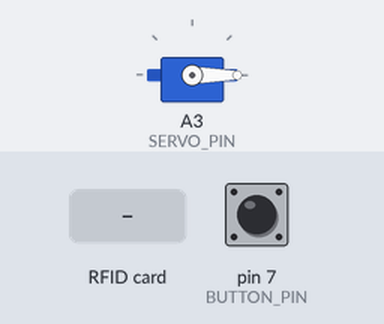
Bench run of a sketch on a simulated Arduino Uno, built with avr-gcc and run on an emulated ATmega328P. Shown: servo. The test bench sets the inputs (shaded band); at power-on: pin 7 (BUTTON_PIN) HIGH. What the sketch prints to the serial monitor is not drawn.

Above: at 1.8 s.
1.9 s: RFID card 5E 7A 19 C4 held to the reader
At 2.3 s:
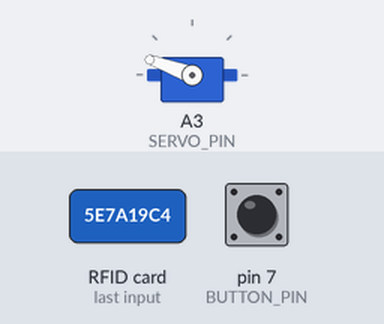
3.4 s: pin 7 (BUTTON_PIN) pulled LOW for 0.15 s
6.5 s: pin 7 (BUTTON_PIN) pulled LOW for 3.2 s
Timing chart, 0 to 9.9 s (numbered marks = the images above; inputs shaded):
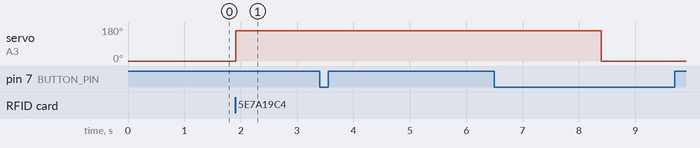

Measured:
- after the input at 1.9 s, servo on A3 (SERVO_PIN): 0° → 160° at once
- after the input at 3.4 s, every drawn part: stays the same

The sketch:

IoT_Asset_Lock.ino
```cpp
// -------------------- LIB'S --------------------

#include <SPI.h>
#include <MFRC522.h>

#include <Servo.h>

// -------------------- RFID READERS --------------------

#define RST_PIN         10          // Configurable, see typical pin layout above
#define SS_1_PIN        9         // Configurable, take a unused pin, only HIGH/LOW required, must be diffrent to SS 2
#define SS_2_PIN        8          // Configurable, take a unused pin, only HIGH/LOW required, must be diffrent to SS 1

#define TAG_READER      0
#define ASSET_READER    1

#define NUMBER_OF_CARD_PRESENT_CHECKS 5

byte ssPins[] = {SS_1_PIN, SS_2_PIN};
MFRC522 mfrc522[2];   // Create MFRC522 instance.

int numberOfDropsRead = 0;

// -------------------- BUTTON --------------------

#define CLOSE_DOOR_AFTER_ASSET_PUT_IN_TIME 5000       // ms
#define CLOSE_DOOR_AFTER_ASSET_TAKEN_OUT_TIME 5000    // ms
#define CLOSE_DOOR_IF_ASSET_NOT_TAKEN_OUT_TIME 10000  // ms
#define CLOSE_DOOR_IF_ASSET_NOT_PUT_IN_TIME 10000     // ms
#define CLOSE_DOOR_DELAY  500                         // ms

#define BUTTON_PIN 7
boolean assetIsIn = true;
unsigned long assetTakenOutTime = 0;
unsigned long assetPutInTime = 0;

boolean assetIsBeingTakenOut = false;

// -------------------- SERVO --------------------

#define SERVO_PIN A3

#define DOOR_OPEN_ANGLE 160 // Degrees
#define DOOR_CLOSE_ANGLE 0  // Degrees

Servo doorServo;
boolean doorIsOpen = false;
unsigned long doorOpenTime = 0;

// -------------------- SETUP --------------------

void setup() {

  // -------------------- SERIAL --------------------

  Serial.begin(115200); // Initialize serial communications with the PC

  // -------------------- RFID READERS --------------------

  for (uint8_t reader = 0; reader < 2; reader++) {
    pinMode(ssPins[reader], OUTPUT);
    digitalWrite(ssPins[reader], HIGH);
  }

  SPI.begin();        // Init SPI bus

  for (uint8_t reader = 0; reader < 2; reader++) {
    mfrc522[reader].PCD_Init(ssPins[reader], RST_PIN); // Init each MFRC522 card
  }

  // -------------------- SERVO --------------------

  doorServo.attach(SERVO_PIN);
  closeDoor();

  // -------------------- BUTTON --------------------

  pinMode(BUTTON_PIN, INPUT_PULLUP);

}

/**
   Main loop.
*/
void loop() {

  unsigned long currentMillis = millis();

  if (!doorIsOpen) {

    // When a tag is detected
    if (mfrc522[TAG_READER].PICC_IsNewCardPresent() && mfrc522[TAG_READER].PICC_ReadCardSerial()) {

      // Determine if asset is being put in or taken out
      if (!digitalRead(BUTTON_PIN) /*getCardStatus(ASSET_READER, true)*/) {
        assetIsBeingTakenOut = true;
        assetIsIn = true;
      } else {
        assetIsBeingTakenOut = false;
        assetIsIn = false;
      }

      // Open the door
      openDoor(currentMillis);

      // Halt PICC & Stop encryption on PCD
      mfrc522[TAG_READER].PICC_HaltA();
      mfrc522[TAG_READER].PCD_StopCrypto1();

    }

  }

  if (assetIsBeingTakenOut) {

    // If the asset was just taken out, record the time that happened
    if (doorIsOpen && assetIsIn) {
      if (digitalRead(BUTTON_PIN)) {
        assetTakenOutTime = currentMillis;
        assetIsIn = false;
      }
    }

    // If enough time has passed since the asset was taken out, close the door
    if (doorIsOpen && !assetIsIn && currentMillis - doorOpenTime > CLOSE_DOOR_AFTER_ASSET_TAKEN_OUT_TIME) {
      closeDoor();
      Serial.println("Closed (1)");

      // Determine if the asset was actually taken out
      if (digitalRead(BUTTON_PIN)/*!getCardStatus(ASSET_READER, false)*/) {
        // Print info to PC
        Serial.print("out,");
        dump_byte_array(mfrc522[TAG_READER].uid.uidByte, mfrc522[TAG_READER].uid.size);
        //Serial.print(",");
        //Serial.print(numberOfDropsRead);
        Serial.println();
      }

    }

    // If the door has been open for too long and the asset not taken out, close the door
    if (doorIsOpen && assetIsIn && currentMillis - assetTakenOutTime > CLOSE_DOOR_IF_ASSET_NOT_TAKEN_OUT_TIME) {
      closeDoor();
      Serial.println("Closed (2)");
    }

  } else {

    // If the asset was put in, record the time that happened
    if (!assetIsIn && !digitalRead(BUTTON_PIN)) {
      assetIsIn = true;
      assetPutInTime = currentMillis;
    }

    // If enough time has passed since the asset was put in, close the door
    if (doorIsOpen && assetIsIn && currentMillis - assetPutInTime > CLOSE_DOOR_AFTER_ASSET_PUT_IN_TIME) {
      closeDoor();
      Serial.println("Closed (3)");

      // Determine if the asset was actually put in
      if (!digitalRead(BUTTON_PIN)/*getCardStatus(ASSET_READER, false)*/) {

        numberOfDropsRead = getNumberOfDrops();
        //Serial.print("Drops: ");
        //Serial.println(numberOfDropsRead);

        // Print info to PC
        Serial.print("in,");
        dump_byte_array(mfrc522[TAG_READER].uid.uidByte, mfrc522[TAG_READER].uid.size);
        Serial.print(",");
        Serial.print(numberOfDropsRead);
        Serial.println();
      }

    }

    // If the door has been open for too long and the asset not put in, close the door
    if (doorIsOpen && !assetIsIn && currentMillis - doorOpenTime > CLOSE_DOOR_IF_ASSET_NOT_PUT_IN_TIME) {
      closeDoor();
      Serial.println("Closed (4)");
    }

  }

}

void closeDoor() {
  doorServo.write(DOOR_CLOSE_ANGLE);
  doorIsOpen = false;
  delay(CLOSE_DOOR_DELAY);
}

void openDoor(unsigned long currentMillis) {
  doorServo.write(DOOR_OPEN_ANGLE);
  doorIsOpen = true;
  doorOpenTime = currentMillis;
  assetTakenOutTime = currentMillis;
}

int getNumberOfDrops() {

  // Prepare key - all keys are set to FFFFFFFFFFFFh at chip delivery from the factory.
  MFRC522::MIFARE_Key key;
  for (byte i = 0; i < 6; i++) key.keyByte[i] = 0xFF;

  byte buffer[18];
  for (byte i = 0; i < 18; i++) buffer[i] = 0;
  byte block = 9;
  byte bufferLen = 18;
  MFRC522::StatusCode status;

  ///*
  //Serial.println(F("Getting card..."));

  unsigned long startTime = millis();

  while (1) {
    if(millis() - startTime > 1000) {
      return -1;
    }
    if (mfrc522[ASSET_READER].PICC_IsNewCardPresent() && mfrc522[ASSET_READER].PICC_ReadCardSerial()) {
      break;
    }
  }

  //byte bufferATQA[2];
  //byte bufferSize = sizeof(bufferATQA);
  //mfrc522[ASSET_READER].PICC_WakeupA(bufferATQA, bufferSize);
  //*/

  //Serial.println(F("Authenticating using key A..."));
  status = mfrc522[ASSET_READER].PCD_Authenticate(MFRC522::PICC_CMD_MF_AUTH_KEY_A, block, &key, &(mfrc522[ASSET_READER].uid));
  if (status != MFRC522::STATUS_OK) {
    //Serial.print(F("PCD_Authenticate() failed: "));
    //Serial.println(mfrc522[ASSET_READER].GetStatusCodeName(status));
    return;
  }
  //else Serial.println(F("PCD_Authenticate() success: "));

  // Write block
  status = mfrc522[ASSET_READER].MIFARE_Read(block, buffer, &bufferLen);
  if (status != MFRC522::STATUS_OK) {
    //Serial.print(F("MIFARE_Read() failed: "));
    //Serial.println(mfrc522[ASSET_READER].GetStatusCodeName(status));
    return;
  }
  //else Serial.println(F("MIFARE_Read() success: "));

  return buffer[0];

}

int getCardStatus(int readerIndex, boolean getDrops) {

  for (int i = 0; i < NUMBER_OF_CARD_PRESENT_CHECKS; i++) {
    if (mfrc522[readerIndex].PICC_IsNewCardPresent()) {

      //if (getDrops) {
      //  numberOfDropsRead = getNumberOfDrops();
      //}

      return true;
    }
  }

  return false;

}

// Helper routine to dump a byte array as hex values to Serial.
void dump_byte_array(byte *buffer, byte bufferSize) {
  for (byte i = 0; i < bufferSize; i++) {
    Serial.print(buffer[i] < 0x10 ? "0" : "");
    Serial.print(buffer[i], HEX);
  }
}
```
